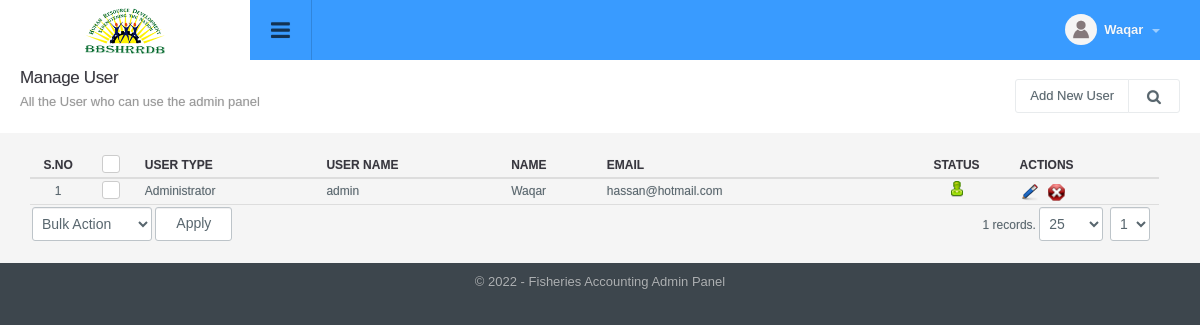
Screenshot of /admin_manage.php (signed in) with the database file from the repository.
### tables this page shows
CREATE TABLE `config_variable` (
  `id` int NOT NULL,
  `config_type_id` int NOT NULL,
  `title` varchar(512) NOT NULL,
  `notes` varchar(512) NOT NULL,
  `type` varchar(200) NOT NULL,
  `default_values` text NOT NULL,
  `key` varchar(200) NOT NULL,
  `value` text NOT NULL,
  `sortorder` int NOT NULL
);

CREATE TABLE `admin_type` (
  `id` int NOT NULL,
  `title` varchar(200) NOT NULL,
  `can_add` int NOT NULL DEFAULT '0',
  `can_edit` int NOT NULL DEFAULT '0',
  `can_delete` int NOT NULL DEFAULT '0',
  `can_read` int NOT NULL DEFAULT '0',
  `status` int NOT NULL DEFAULT '1',
  `ts` timestamp NULL DEFAULT CURRENT_TIMESTAMP ON UPDATE CURRENT_TIMESTAMP
);

### include/utility.php (called while the page is built, shortened)
<?php
function get_config($var){
	global $dblink;
	$sql="select value from config_variable where `key`='".slash($var)."'";
	$resConfig=doquery($sql,$dblink);
	if(numrows($resConfig)>0){
		while($rowConfig=dofetch($resConfig))
			return unslash($rowConfig["value"]);
	}
}
$site_title=get_config("site_title");
$file_upload_root="./uploads/";
function slash($str){
	if(!is_array($str))
		return utf8_encode(addslashes($str));
	else{
		for($i=0; $i<count($str); $i++)
			$str[$i]=slash($str[$i]);
		return $str;
	}
}
function unslash($str){
	return stripslashes(utf8_decode($str));
	}
function get_field($table_id, $table, $field_name='title'){
 	global $dblink;
 	$rs=doquery("select ".$field_name." from $table where id='".$table_id."'", $dblink);
 	if(numrows($rs)>0){
 		$r=dofetch($rs);
 		return unslash($r[$field_name]);
 	}
}

### include/db.php (called while the page is built, shortened)
<?php
function doquery($qr,$lnk){
	@$res=mysqli_query($lnk,$qr) or die($qr." - ".mysqli_error($lnk));
	return $res;
}
function dofetch($rs){
	@$rec=mysqli_fetch_array($rs);
	return $rec;
}
function numrows($rs){
	return mysqli_num_rows($rs);
}

### modules/admin/list.php (the view, shortened to what this page needs)
<?php
$extra='';
?>
<div class="page-header">
	<h1 class="title">Manage User</h1>
  	<ol class="breadcrumb">
    	<li class="active">All the User who can use the admin panel</li>
  	</ol>
  	<div class="right">
    	<div class="btn-group" role="group" aria-label="...">
        	<a href="admin_manage.php?tab=add" class="btn btn-light editproject">Add New User</a> <a id="topstats" class="btn btn-light" href="#"><i class="fa fa-search"></i></a>
        </div>
  	</div>
</div>
<div class="panel-body table-responsive">
	<table class="table table-hover list">
    	<thead>
            <tr>
                <th width="5%" class="text-center">S.no</th>
                <th class="text-center" width="5%"><div class="checkbox checkbox-primary">
                    <label for="select_all"></label></div></th>
                <th>User Type</th>
                <th>User Name</th>
                <th>Name</th>
                <th>Email</th>
                <th class="text-center">Status</th>
                <th>Actions</th>
            </tr>
    	</thead>
    	<tbody>
			<?php
            $sql="select * from admin where 1 $extra";
            $rs=show_page($rows, $pageNum, $sql);
            if(numrows($rs)>0){
                $sn=1;
                while($r=dofetch($rs)){
                    ?>
                    <tr>
                        <td class="text-center"><?php echo $sn;?></td>
                        <td class="text-center"><div class="checkbox margin-t-0 checkbox-primary">
                            <label for="<?php echo "rec_".$sn?>"></label></div>
                        </td>
                        <td><?php if($r["admin_type_id"]==0) echo "Default"; else echo get_field($r["admin_type_id"], "admin_type","title");?></td>
                        <td><?php echo unslash($r["username"]); ?></td>
                        <td><?php echo unslash($r["name"]); ?></td>
                        <td><?php echo unslash($r["email"]); ?></td>
                        <td class="text-center"><a href="admin_manage.php?id=<?php echo $r['id'];?>&tab=status&s=<?php echo ($r["status"]==0)?1:0;?>">
                            <?php
                            if($r["status"]==0){
                                ?>
                                <img src="images/offstatus.png" alt="Off" title="Set Status On">
                                <?php
                            }
                            else{
                                ?>
                                <img src="images/onstatus.png" alt="On" title="Set Status Off">
                                <?php
                            }
                            ?>
                        </a></td>
                        <td>
                            <a href="admin_manage.php?tab=edit&id=<?php echo $r['id'];?>"><img title="Edit Record" alt="Edit" src="images/edit.png"></a>&nbsp;&nbsp;
                            <a onclick="return confirm('Are you sure you want to delete')" href="admin_manage.php?id=<?php echo $r['id'];?>&amp;tab=delete"><img title="Delete Record" alt="Delete" src="images/delete.png"></a>
                        </td>
                    </tr>
                    <?php
                    $sn++;
                }
                ?>
                <tr>
                    <td colspan="5" class="actions">
                        <select name="bulk_action" id="bulk_action" title="Choose Action">
                            <option value="null">Bulk Action</option>
                        </select>
                        <input type="button" name="apply" value="Apply" id="apply_bulk_action" class="btn btn-light" title="Apply Action"  />
                    </td>
                    <td colspan="3" class="paging" title="Paging" align="right"><?php echo pages_list($rows, "admin", $sql, $pageNum)?></td>
                </tr>
                <?php
            }
            else{
                ?>
                <tr>
                    <td colspan="8"  class="no-record">No Result Found</td>
                </tr>
                <?php
            }
            ?>
    	</tbody>
  	</table>
</div>

### include/header.php (shortened to what this page needs)
<!DOCTYPE html PUBLIC "-//W3C//DTD XHTML 1.0 Transitional//EN" "http://www.w3.org/TR/xhtml1/DTD/xhtml1-transitional.dtd">
<html xmlns="http://www.w3.org/1999/xhtml">
<head>
<link type="text/css" rel="stylesheet" href="css/font-awesome.min.css" />
<link type="text/css" rel="stylesheet" href="css/font-awesome.css" />
<link type="text/css" rel="stylesheet"  href="css/bootstrap.css" />
<link rel="stylesheet" href="css/bootstrap-datetimepicker.min.css" />
<link type="text/css" rel="stylesheet"  href="css/awesome-bootstrap-checkbox.css" />
<link href="css/general.css" type="text/css" rel="stylesheet" />
<link type="text/css" rel="stylesheet"  href="css/style.css" />
<link rel="stylesheet" href="//code.jquery.com/ui/1.12.1/themes/base/jquery-ui.css">
</head>
<body>
	<div id="wrapper" class="round_corners">
    	<div id="top" class="clearfix">
            <div class="applogo">
                <a href="index.php" class="logo"><?php $admin_logo=get_config("admin_logo"); ?><img src="<?php echo $file_upload_root;?>config/<?php echo $admin_logo?>" /></a>
            </div>
            <a class="sidebar-open-button" href="#"><i class="fa fa-bars"></i></a>
            <ul class="top-right">
            	<li class="dropdown link">
                	<a class="dropdown-toggle profilebox" data-toggle="dropdown" href="#">
                    	<img alt="img" src="images/profileimg-default.png">
                        <b><?php echo ucfirst((isset($_SESSION["logged_in_admin"]) && $_SESSION["logged_in_admin"]!="")?$_SESSION["logged_in_admin"]["name"]:"Guest");?></b>
                        <span class="caret"></span>
                    </a>
                </li>
           </ul>
        </div>
		<div class="content" style="margin-left:0">

### include/footer.php (shortened to what this page needs)
<div id="footer" class="bottom_round_corners">
	<div id="footer_content">
    	<address>&copy; <?php echo date("Y");?> - <?php echo $site_title; ?> Admin Panel</address>
    </div>
</div>
<link href="js/fancybox/jquery.fancybox.min.css" rel="stylesheet" type="text/css" />
<link href="js/chosen/chosen.css" rel="stylesheet" type="text/css" />
<link rel="stylesheet" type="text/css" href="css/angularjs-datetime-picker.css" />
</body>
</html>

### rows the page displays
config_variable: value (picture)
config_variable: value "Fisheries Accounting"

### other values shown
get_field($r["admin_type_id"], "admin_type","title") "Administrator"
unslash($r["username"]) "admin"
unslash($r["name"]) "Waqar"
unslash($r["email"]) "hassan@hotmail.com"
pages_list($rows, "admin", $sql, $pageNum) "1 records."
form field page "1"
